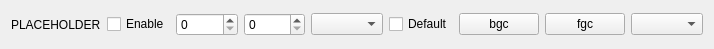
<?xml version="1.0" encoding="UTF-8"?>
<ui version="4.0">
 <class>OverlaySettingsWidget</class>
 <widget class="QWidget" name="OverlaySettingsWidget">
  <property name="geometry">
   <rect>
    <x>0</x>
    <y>0</y>
    <width>714</width>
    <height>49</height>
   </rect>
  </property>
  <property name="windowTitle">
   <string>Form</string>
  </property>
  <layout class="QHBoxLayout" name="horizontalLayout">
   <item>
    <widget class="QLabel" name="lbName">
     <property name="text">
      <string>PLACEHOLDER</string>
     </property>
    </widget>
   </item>
   <item>
    <widget class="QCheckBox" name="cbEnabled">
     <property name="text">
      <string>Enable</string>
     </property>
    </widget>
   </item>
   <item>
    <widget class="QSpinBox" name="sbXAxis"/>
   </item>
   <item>
    <widget class="QSpinBox" name="sbYAxis"/>
   </item>
   <item>
    <widget class="QComboBox" name="cbAlignment"/>
   </item>
   <item>
    <widget class="QCheckBox" name="cbColorDefault">
     <property name="text">
      <string>Default</string>
     </property>
    </widget>
   </item>
   <item>
    <widget class="QPushButton" name="pbBackground">
     <property name="text">
      <string>bgc</string>
     </property>
    </widget>
   </item>
   <item>
    <widget class="QPushButton" name="pbForeground">
     <property name="text">
      <string>fgc</string>
     </property>
    </widget>
   </item>
   <item>
    <widget class="QComboBox" name="cbLink"/>
   </item>
  </layout>
 </widget>
 <resources/>
 <connections/>
</ui>
